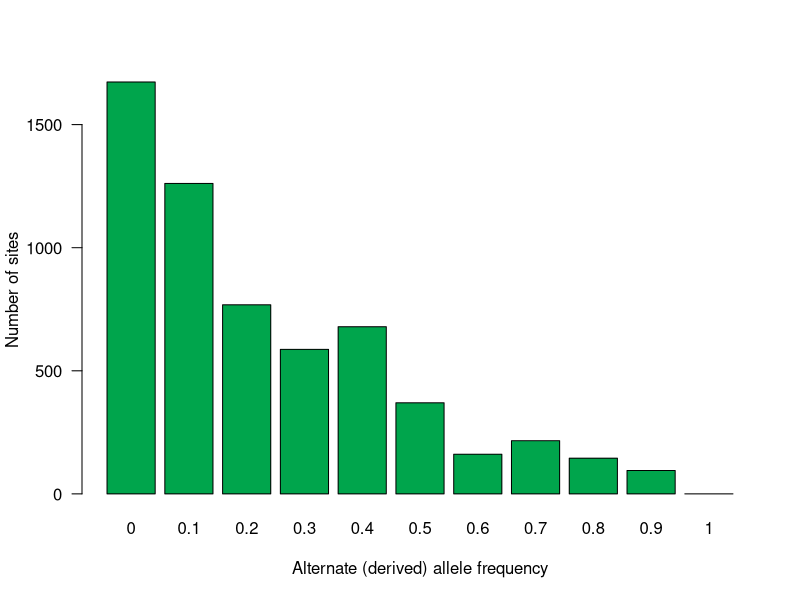

Source code (R):
library(data.table)

# Alternate allele frequency (bins)--number refects first allele freq of that bin
x = c(0, 0.10, 0.20, 0.30, 0.40, 0.50, 0.60, 0.70, 0.80, 0.90, 1.0)

# Number of sites in each bin represented above
y = c(1673, 1261, 768, 587, 679, 370, 161, 216, 145, 95, 0)

data <- as.data.table(cbind(alt_freq = x, count = y))

pdf("220415_site_spectrum_frequency.pdf")
data[, barplot(names = alt_freq, height = count,
               xlab = "Alternate (derived) allele frequency",
               ylab = "Number of sites",
               las = 1,
               col = "#00a54c")]
dev.off()